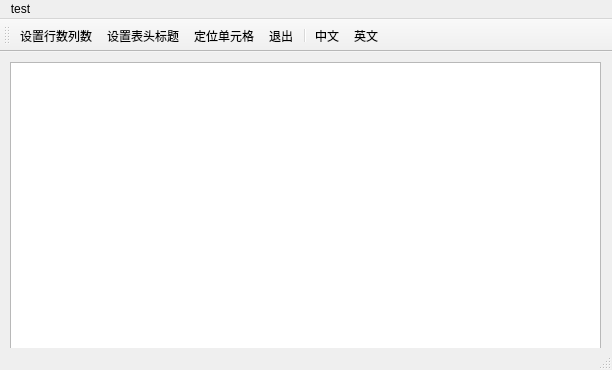
<?xml version="1.0" encoding="UTF-8"?>
<ui version="4.0">
 <class>MainWindow</class>
 <widget class="QMainWindow" name="MainWindow">
  <property name="geometry">
   <rect>
    <x>0</x>
    <y>0</y>
    <width>612</width>
    <height>370</height>
   </rect>
  </property>
  <property name="windowTitle">
   <string>MainWindow</string>
  </property>
  <widget class="QWidget" name="centralWidget">
   <widget class="QTableView" name="tableView">
    <property name="geometry">
     <rect>
      <x>10</x>
      <y>10</y>
      <width>591</width>
      <height>291</height>
     </rect>
    </property>
   </widget>
  </widget>
  <widget class="QMenuBar" name="menuBar">
   <property name="geometry">
    <rect>
     <x>0</x>
     <y>0</y>
     <width>612</width>
     <height>22</height>
    </rect>
   </property>
   <widget class="QMenu" name="menutest">
    <property name="title">
     <string>test</string>
    </property>
    <addaction name="actiontest1"/>
    <addaction name="separator"/>
    <addaction name="actiontest2"/>
   </widget>
   <addaction name="menutest"/>
  </widget>
  <widget class="QToolBar" name="mainToolBar">
   <attribute name="toolBarArea">
    <enum>TopToolBarArea</enum>
   </attribute>
   <attribute name="toolBarBreak">
    <bool>false</bool>
   </attribute>
   <addaction name="actTab_SetSize"/>
   <addaction name="actTab_SetHeader"/>
   <addaction name="actTab_Locate"/>
   <addaction name="actQuit"/>
   <addaction name="separator"/>
   <addaction name="actCN"/>
   <addaction name="actEN"/>
  </widget>
  <widget class="QStatusBar" name="statusBar"/>
  <action name="actTab_SetSize">
   <property name="text">
    <string>设置行数列数</string>
   </property>
   <property name="toolTip">
    <string>设置行数列数</string>
   </property>
  </action>
  <action name="actTab_SetHeader">
   <property name="text">
    <string>设置表头标题</string>
   </property>
   <property name="toolTip">
    <string>设置表头标题</string>
   </property>
  </action>
  <action name="actTab_Locate">
   <property name="text">
    <string>定位单元格</string>
   </property>
   <property name="toolTip">
    <string>定位单元格</string>
   </property>
  </action>
  <action name="actQuit">
   <property name="text">
    <string>退出</string>
   </property>
   <property name="toolTip">
    <string>退出</string>
   </property>
  </action>
  <action name="actCN">
   <property name="text">
    <string>中文</string>
   </property>
   <property name="toolTip">
    <string>中文</string>
   </property>
  </action>
  <action name="actEN">
   <property name="text">
    <string>英文</string>
   </property>
   <property name="toolTip">
    <string>英文</string>
   </property>
  </action>
  <action name="actiontest1">
   <property name="text">
    <string>test1</string>
   </property>
  </action>
  <action name="actiontest2">
   <property name="text">
    <string>test2</string>
   </property>
  </action>
 </widget>
 <layoutdefault spacing="6" margin="11"/>
 <resources/>
 <connections>
  <connection>
   <sender>actQuit</sender>
   <signal>triggered()</signal>
   <receiver>MainWindow</receiver>
   <slot>close()</slot>
   <hints>
    <hint type="sourcelabel">
     <x>-1</x>
     <y>-1</y>
    </hint>
    <hint type="destinationlabel">
     <x>305</x>
     <y>184</y>
    </hint>
   </hints>
  </connection>
 </connections>
</ui>
